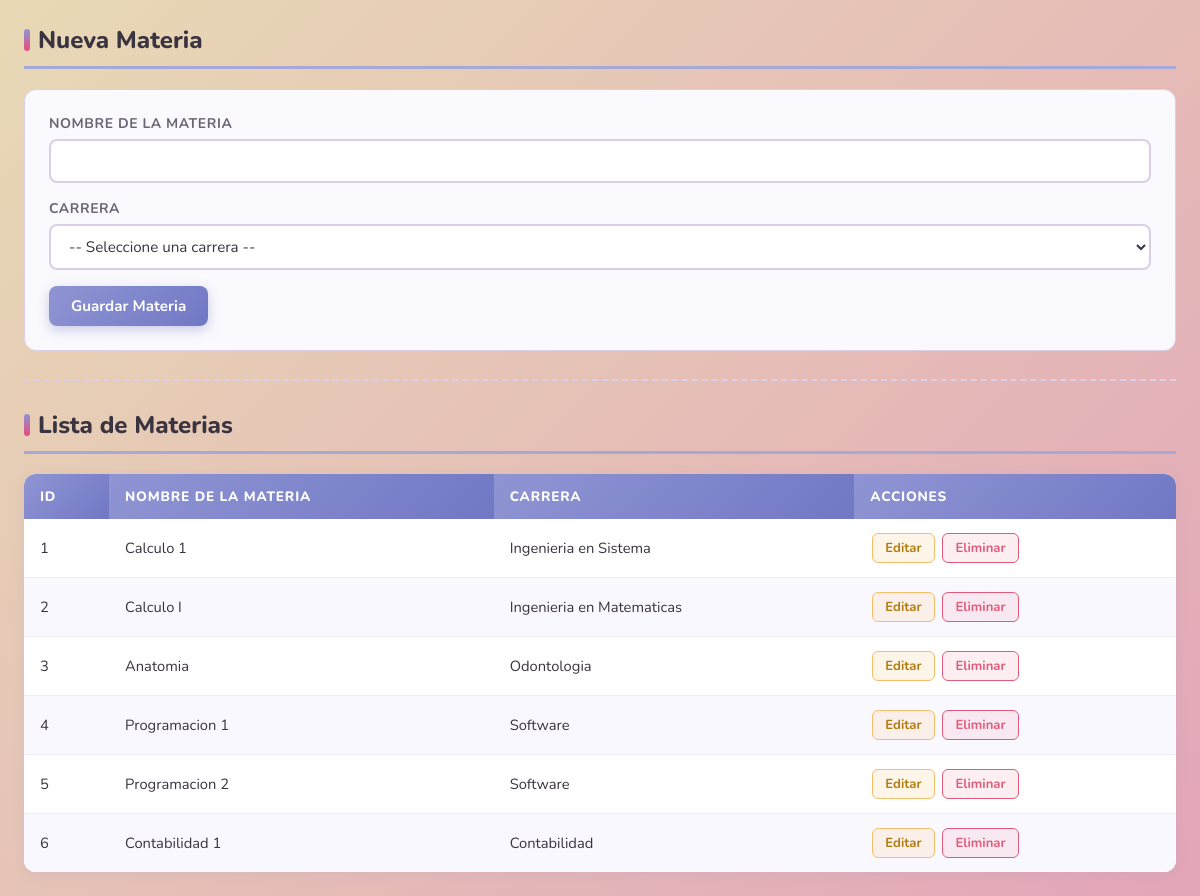
Page /materias3.php on the committed database.
### tables this page shows
CREATE TABLE `materias` (
  `id_materia` int NOT NULL,
  `nombre` varchar(100) NOT NULL,
  `id_carrera` int NOT NULL
);

CREATE TABLE `carreras` (
  `id_carrera` int NOT NULL,
  `nombre` varchar(100) NOT NULL
);

### sistemaestudiantilmodulo3.3.php (called while the page is built, shortened)
<?php
class clasesistema
{
    private $host = "localhost";
    private $usuario = "root";
    private $password = "chilaquilas25";
    private $bd = "nextgen_db";
    private $puerto = 3308;
    private $conexion;
    public function __construct()
    {
        $this->conexion = new mysqli(
            $this->host,
            $this->usuario,
            $this->password,
            $this->bd,
            $this->puerto
        );
    }
    public function obtenerGenerico($tabla)
    {
        $sql = "SELECT * FROM $tabla";
        return $this->conexion->query($sql);
    }
    public function seleccionarGenerico($tabla, $campoId, $id)
    {
        $id = $this->conexion->real_escape_string($id);
        $sql = "SELECT * FROM $tabla WHERE $campoId = '$id'";
        $resultado = $this->conexion->query($sql);
        return $resultado->fetch_assoc();
    }
}
?>

### materias3.php (the view, shortened to what this page needs)
<?php
require_once "sistemaestudiantilmodulo3.3.php";
$obj = new clasesistema();
$editando = false;
$data = null;
$materias = $obj->obtenerGenerico("materias");
?>
<!DOCTYPE html>
<html lang="es">
<head>
    <link rel="stylesheet" href="implementaciones.css">
</head>
<body>
<div class="container">
    <h2><?= $editando ? "Editar Materia" : "Nueva Materia" ?></h2>
    <form method="POST">
        <label>Nombre de la Materia</label>
        <input type="text" name="nombre"
               value="<?= $editando ? htmlspecialchars($data['nombre']) : '' ?>"
               required maxlength="100">
        <label>Carrera</label>
        <select name="id_carrera" required>
            <option value="">-- Seleccione una carrera --</option>
        </select>
        <button type="submit" name="<?= $editando ? 'actualizar' : 'guardar' ?>" class="btn">
            <?= $editando ? "Actualizar Materia" : "Guardar Materia" ?>
        </button>
    </form>
    <hr>
    <h2>Lista de Materias</h2>
    <table>
        <thead>
            <tr>
                <th>ID</th>
                <th>Nombre de la Materia</th>
                <th>Carrera</th>
                <th>Acciones</th>
            </tr>
        </thead>
        <tbody>
            <?php while($row = $materias->fetch_assoc()):
                $carrera = $obj->seleccionarGenerico("carreras", "id_carrera", $row['id_carrera']);
            ?>
            <tr>
                <td><?= $row['id_materia'] ?></td>
                <td><?= htmlspecialchars($row['nombre']) ?></td>
                <td><?= htmlspecialchars($carrera['nombre'] ?? 'Sin carrera') ?></td>
                <td>
                    <a href="materias3.php?editar=<?= $row['id_materia'] ?>">Editar</a>
                    <a href="materias3.php?eliminar=<?= $row['id_materia'] ?>"
                       onclick="return confirm('¿Estás seguro de eliminar esta materia?')"
                       class="btn-del">Eliminar</a>
                </td>
            </tr>
            <?php endwhile; ?>
        </tbody>
    </table>
</div>
</body>
</html>

### implementaciones.css (style rules this page uses)
:root { --beige: #E8D9B5; --gris: #A89F94; --rosado: #E8A9A9; --rosado-fuerte: #E94B7D; --durazno: #F4BE6A; --lila: #8F95D3; --lila-claro: #A6A8D7; --rosado-claro: #E3A5B8; --blanco: #ffffff; --texto: #3a3340; --texto-suave: #6b6475; --borde: #d9cfe8; --sombra: rgba(143, 149, 211, 0.15); --sombra-hover: rgba(143, 149, 211, 0.30); --verde: #4caf87; --rojo: #e05c7a; }
* { box-sizing: border-box; margin: 0; padding: 0; }
body { font-family: 'Nunito', 'Segoe UI', Tahoma, Geneva, Verdana, sans-serif; background: linear-gradient(135deg, var(--beige) 0%, var(--rosado-claro) 100%); min-height: 100vh; color: var(--texto); padding: 24px; }
TÍTULOS h1, h2, h3 { color: var(--texto); font-weight: 800; }
h2 { font-size: 1.5rem; margin-bottom: 20px; padding-bottom: 10px; border-bottom: 3px solid var(--lila-claro); display: flex; align-items: center; gap: 8px; }
h2::before { content: ''; display: inline-block; width: 6px; height: 22px; background: linear-gradient(180deg, var(--lila), var(--rosado-fuerte)); border-radius: 4px; }
hr { border: none; border-top: 2px dashed var(--borde); margin: 28px 0; }
form { background: #faf9fd; border: 1px solid var(--borde); border-radius: 12px; padding: 24px; margin-bottom: 20px; }
label { display: block; font-weight: 700; font-size: 0.875rem; color: var(--texto-suave); margin-bottom: 6px; text-transform: uppercase; letter-spacing: 0.04em; }
input[type="text"], input[type="email"], input[type="number"], input[type="password"], select, textarea { width: 100%; padding: 10px 14px; border: 2px solid var(--borde); border-radius: 8px; font-family: 'Nunito', sans-serif; font-size: 0.95rem; color: var(--texto); background: var(--blanco); transition: border-color 0.2s, box-shadow 0.2s; margin-bottom: 16px; }
.btn, button[type="submit"], button[name="guardar"], button[name="actualizar"], button[name="guardarestudiante"], button[name="actualizarestudiante"], button[name="guardarmaestro"], button[name="actualizarmaestro"], button[name="login"], button[name="manual"], button[name="programar"] { display: inline-flex; align-items: center; gap: 6px; padding: 10px 22px; border: none; border-radius: 8px; font-family: 'Nunito', sans-serif; font-size: 0.95rem; font-weight: 700; cursor: pointer; transition: transform 0.15s, box-shadow 0.15s, background 0.2s; text-decoration: none; color: var(--blanco); }
button[type="submit"], button[name="guardar"], button[name="guardarestudiante"], button[name="guardarmaestro"] { background: linear-gradient(135deg, var(--lila), #7178c4); box-shadow: 0 4px 12px rgba(113, 120, 196, 0.35); }
table { width: 100%; border-collapse: collapse; margin-top: 12px; background: var(--blanco); border-radius: 12px; overflow: hidden; box-shadow: 0 2px 12px var(--sombra); }
thead th, tr th { background: linear-gradient(135deg, var(--lila), #7178c4); color: var(--blanco); padding: 13px 16px; font-size: 0.85rem; text-transform: uppercase; letter-spacing: 0.06em; font-weight: 800; text-align: left; border: none; }
tbody td, tr td { padding: 12px 16px; border-bottom: 1px solid #f0edf7; font-size: 0.92rem; vertical-align: middle; }
tbody tr:last-child td { border-bottom: none; }
tbody tr:nth-child(even), tr:nth-child(even) td { background-color: #faf8ff; }
a[href*="editar"], a[href*="eliminar"] { display: inline-flex; align-items: center; gap: 4px; padding: 5px 12px; border-radius: 6px; font-size: 0.82rem; font-weight: 700; text-decoration: none; margin: 2px; transition: transform 0.15s, box-shadow 0.15s; }
a[href*="editar"] { background: rgba(244, 190, 106, 0.15); color: #b07c10; border: 1.5px solid var(--durazno); }
a[href*="eliminar"], .btn-del { background: rgba(224, 92, 122, 0.1); color: var(--rojo) !important; border: 1.5px solid var(--rojo); text-decoration: none !important; font-weight: 700 !important; }

### rows in the picture
materias: id_materia "1", nombre "Calculo 1", id_carrera.nombre "Ingenieria en Sistema"
materias: id_materia "2", nombre "Calculo I", id_carrera.nombre "Ingenieria en Matematicas"
materias: id_materia "3", nombre "Anatomia", id_carrera.nombre "Odontologia"
materias: id_materia "4", nombre "Programacion 1", id_carrera.nombre "Software"
materias: id_materia "5", nombre "Programacion 2", id_carrera.nombre "Software"
materias: id_materia "6", nombre "Contabilidad 1", id_carrera.nombre "Contabilidad"
